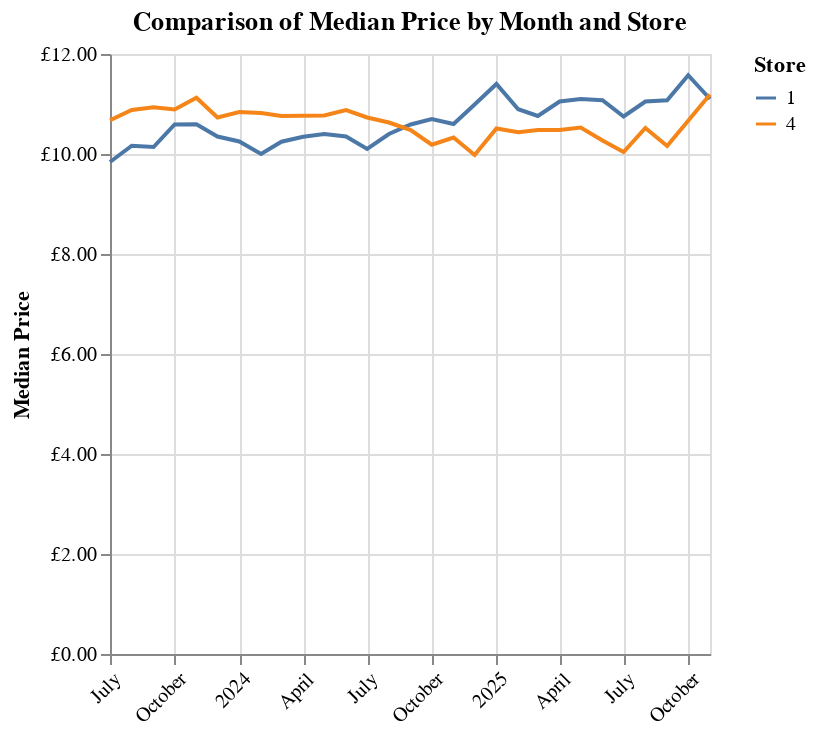

Source (notebook cell):
### Code cell
# Convert 'year_month' to datetime for plotting
median_prices_by_month_store['year_month'] = median_prices_by_month_store['year_month'].dt.to_timestamp()

alt.Chart(median_prices_by_month_store).mark_line().encode(
    x=alt.X('year_month', title='', axis=alt.Axis(labelAngle=-45)),
    y=alt.Y('sum_median_price', title='Median Price', axis=alt.Axis(format='.2f', labelExpr="'£' + datum.label")),
    color=alt.Color('store_id:N', title='Store')
).properties(
    title='Comparison of Median Price by Month and Store'
)

### Figure 1 — Vega-Lite specification as saved in the notebook (floating-point values rounded to 4 significant figures)
{"config": {"view": {"continuousWidth": 300, "continuousHeight": 300}}, "data": {"name": "data-344adfcd7a51851fb95c4470e16b0b42"}, "mark": {"type": "line"}, "encoding": {"color": {"field": "store_id", "title": "Store", "type": "nominal"}, "x": {"axis": {"labelAngle": -45}, "field": "year_month", "title": "", "type": "temporal"}, "y": {"axis": {"format": ".2f", "labelExpr": "'£' + datum.label"}, "field": "sum_median_price", "title": "Median Price", "type": "quantitative"}}, "title": "Comparison of Median Price by Month and Store", "$schema": "https://vega.github.io/schema/vega-lite/v5.20.1.json", "datasets": {"data-344adfcd7a51851fb95c4470e16b0b42": [{"year_month": "2023-07-01T00:00:00", "store_id": 1, "sum_median_price": 9.84}, {"year_month": "2023-07-01T00:00:00", "store_id": 4, "sum_median_price": 10.68}, {"year_month": "2023-08-01T00:00:00", "store_id": 1, "sum_median_price": 10.17}, {"year_month": "2023-08-01T00:00:00", "store_id": 4, "sum_median_price": 10.88}, {"year_month": "2023-09-01T00:00:00", "store_id": 1, "sum_median_price": 10.14}, {"year_month": "2023-09-01T00:00:00", "store_id": 4, "sum_median_price": 10.94}, {"year_month": "2023-10-01T00:00:00", "store_id": 1, "sum_median_price": 10.59}, {"year_month": "2023-10-01T00:00:00", "store_id": 4, "sum_median_price": 10.89}, {"year_month": "2023-11-01T00:00:00", "store_id": 1, "sum_median_price": 10.6}, {"year_month": "2023-11-01T00:00:00", "store_id": 4, "sum_median_price": 11.12}, {"year_month": "2023-12-01T00:00:00", "store_id": 1, "sum_median_price": 10.35}, {"year_month": "2023-12-01T00:00:00", "store_id": 4, "sum_median_price": 10.73}, {"year_month": "2024-01-01T00:00:00", "store_id": 1, "sum_median_price": 10.25}, {"year_month": "2024-01-01T00:00:00", "store_id": 4, "sum_median_price": 10.84}, {"year_month": "2024-02-01T00:00:00", "store_id": 1, "sum_median_price": 10.0}, {"year_month": "2024-02-01T00:00:00", "store_id": 4, "sum_median_price": 10.82}, {"year_month": "2024-03-01T00:00:00", "store_id": 1, "sum_median_price": 10.24}, {"year_month": "2024-03-01T00:00:00", "store_id": 4, "sum_median_price": 10.76}, {"year_month": "2024-04-01T00:00:00", "store_id": 1, "sum_median_price": 10.34}, {"year_month": "2024-04-01T00:00:00", "store_id": 4, "sum_median_price": 10.77}, {"year_month": "2024-05-01T00:00:00", "store_id": 1, "sum_median_price": 10.4}, {"year_month": "2024-05-01T00:00:00", "store_id": 4, "sum_median_price": 10.77}, {"year_month": "2024-06-01T00:00:00", "store_id": 1, "sum_median_price": 10.35}, {"year_month": "2024-06-01T00:00:00", "store_id": 4, "sum_median_price": 10.88}, {"year_month": "2024-07-01T00:00:00", "store_id": 1, "sum_median_price": 10.1}, {"year_month": "2024-07-01T00:00:00", "store_id": 4, "sum_median_price": 10.73}, {"year_month": "2024-08-01T00:00:00", "store_id": 1, "sum_median_price": 10.4}, {"year_month": "2024-08-01T00:00:00", "store_id": 4, "sum_median_price": 10.63}, {"year_month": "2024-09-01T00:00:00", "store_id": 1, "sum_median_price": 10.59}, {"year_month": "2024-09-01T00:00:00", "store_id": 4, "sum_median_price": 10.48}, {"year_month": "2024-10-01T00:00:00", "store_id": 1, "sum_median_price": 10.7}, {"year_month": "2024-10-01T00:00:00", "store_id": 4, "sum_median_price": 10.18}, {"year_month": "2024-11-01T00:00:00", "store_id": 1, "sum_median_price": 10.6}, {"year_month": "2024-11-01T00:00:00", "store_id": 4, "sum_median_price": 10.33}, {"year_month": "2024-12-01T00:00:00", "store_id": 1, "sum_median_price": 10.99}, {"year_month": "2024-12-01T00:00:00", "store_id": 4, "sum_median_price": 9.98}, {"year_month": "2025-01-01T00:00:00", "store_id": 1, "sum_median_price": 11.4}, {"year_month": "2025-01-01T00:00:00", "store_id": 4, "sum_median_price": 10.51}, {"year_month": "2025-02-01T00:00:00", "store_id": 1, "sum_median_price": 10.89}, {"year_month": "2025-02-01T00:00:00", "store_id": 4, "sum_median_price": 10.43}, {"year_month": "2025-03-01T00:00:00", "store_id": 1, "sum_median_price": 10.76}, {"year_month": "2025-03-01T00:00:00", "store_id": 4, "sum_median_price": 10.48}, {"year_month": "2025-04-01T00:00:00", "store_id": 1, "sum_median_price": 11.05}, {"year_month": "2025-04-01T00:00:00", "store_id": 4, "sum_median_price": 10.48}, {"year_month": "2025-05-01T00:00:00", "store_id": 1, "sum_median_price": 11.1}, {"year_month": "2025-05-01T00:00:00", "store_id": 4, "sum_median_price": 10.53}, {"year_month": "2025-06-01T00:00:00", "store_id": 1, "sum_median_price": 11.08}, {"year_month": "2025-06-01T00:00:00", "store_id": 4, "sum_median_price": 10.27}, {"year_month": "2025-07-01T00:00:00", "store_id": 1, "sum_median_price": 10.75}, {"year_month": "2025-07-01T00:00:00", "store_id": 4, "sum_median_price": 10.04}, {"year_month": "2025-08-01T00:00:00", "store_id": 1, "sum_median_price": 11.05}, {"year_month": "2025-08-01T00:00:00", "store_id": 4, "sum_median_price": 10.52}, {"year_month": "2025-09-01T00:00:00", "store_id": 1, "sum_median_price": 11.07}, {"year_month": "2025-09-01T00:00:00", "store_id": 4, "sum_median_price": 10.16}, {"year_month": "2025-10-01T00:00:00", "store_id": 1, "sum_median_price": 11.58}, {"year_month": "2025-11-01T00:00:00", "store_id": 1, "sum_median_price": 11.1}, {"year_month": "2025-11-01T00:00:00", "store_id": 4, "sum_median_price": 11.19}]}}
